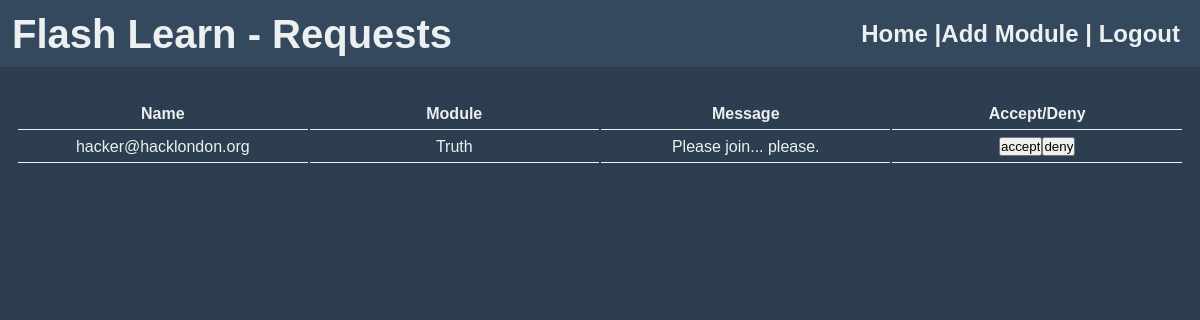
/view/requests.php (signed in), run on the app's committed database.
### tables this page shows
CREATE TABLE IF NOT EXISTS `Requests` (
  `reqID` varchar(100) NOT NULL,
  `fromID` varchar(50) NOT NULL,
  `toID` varchar(50) NOT NULL,
  `modID` varchar(50) NOT NULL,
  `message` text NOT NULL
);

CREATE TABLE IF NOT EXISTS `Modules` (
  `modID` varchar(50) NOT NULL DEFAULT '',
  `modName` varchar(30) DEFAULT NULL,
  `modDesc` varchar(1000) DEFAULT NULL
);

### model/ModulesModel.php (the view, shortened to what this page needs)
<?php
function showRequests($userID)
{
		include 'connect.php';
	$query='Select * from Requests,Modules where toID="'.$userID.'" and Requests.modID = Modules.modID';
	$result = mysqli_query($con,$query);
	if(!$result)
	{
		echo "No pending reuqests";
	}else{
			echo '<table><tr>
		<th>Name</th>
		<th>Module</th>
		<th>Message</th>
		<th>Accept/Deny</th></tr>';
			while($row = mysqli_fetch_array($result)) {
				echo '<tr><td id>';
				echo $row['fromID'];
				echo "</td><td>";
				echo $row['modName'];
				echo "</td><td>";
				echo $row['message'];
				echo "</td><td>";
				echo '<input type = "button" value="accept" onClick= "allow('."'".$row['reqID']."'".')" />'.'<input type = "button" value="deny" onClick= "deny('."'".$row['reqID']."'".')" />';
				echo '</tr>';
	}	echo '</table>';
	}
}

### css/modules.css (style rules this page uses)
* { margin: 0; padding: 0; }
body { margin: 0; padding: 0; font-family: Helvetica; background: #2c3e50; }
table { color: #ecf0f1; margin: 0 auto; text-align: center; word-wrap: break-word; }
th, td { border-bottom: 1px solid; padding: 0.5%; width:15%; word-wrap: break-word; }

### data on the page
requests: fromID "hacker@hacklondon.org", modID.modName "Truth", message "Please join... please."
